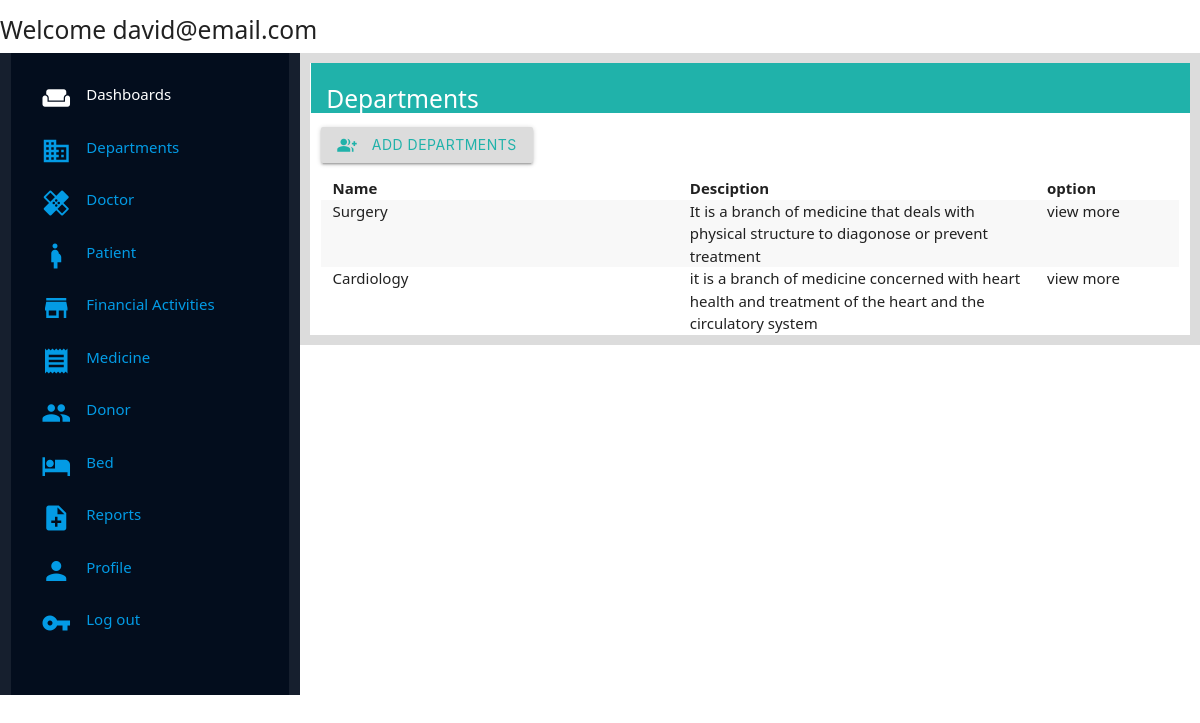
Page /management/departments/ (signed in) on the committed database.
### management/models.py (models this page shows, shortened)
class Department(models.Model):
    Department_name = models.CharField(max_length=250, unique=True, blank=True, null=True)
    Department_details = models.TextField(max_length=1000, null=True, blank=True)

### management/views.py (the view)
# urls.py: path('departments/',views.departments_page, name="departments_page"),
@login_required(login_url=welcome_page)
def departments_page(request):
    departments = Department.objects.all()
    context ={
        'departments':departments
    }
    return render(request,'management/Pages/departments_page.html',context)

### management/templates/management/Pages/departments_page.html
{% extends 'management/index.html' %}
{% load static %}
{% block content %}
<div class="wrapper">
    <div class="title-holder">
        <h5 class="title">Departments</h5>
    </div>
    <div class="body-wrapper">
        <button class="btn add-btn"><i class="small material-icons left">group_add</i> Add Departments</button>
    </div>
    <div class="display-list">
        <table class="striped">
        <thead>
          <tr class="row">
              <th class="col l5">Name</th>
              <th class="col l5">Desciption</th>
              <th class="col l2">option</th>
          </tr>
        </thead>
        <tbody>
          {% for deparment in departments %}
          <tr class="row">
            <td class="col l5">{{deparment.Department_name}}</td>
            <td class="col l5">{{deparment.Department_details}}</td>
            <td class="col l2">view more</td>
          </tr>
          {% endfor %}
        </tbody>
      </table>
    </div>
</div>
{% endblock content %}

### management/templates/management/Components/navbar_components.html
{% block content %}
<div class="navbar">
    <h5 class="navbar-text"> Welcome {{request.user.email}} </h5>
</div>
{% endblock %}

### management/static/management/css/style.css (style rules this page uses)
* { margin: 0; padding: 0; font-family:'Segoe UI', Tahoma, Geneva, Verdana, sans-serif; }
.title-holder { background-color: lightseagreen; height: 50px; color: white; margin-left: -10px; margin-right: -11px; padding-bottom: 10px; padding-top: 5px; padding-left: 1em; }
.add-btn { margin-top: 1em; margin-bottom: 1em; background-color: gainsboro; color: lightseagreen; }

### rows in the picture
Department: Department_name "Surgery", Department_details "It is a branch of medicine that deals with physical structure to diagonose or prevent treatment"
Department: Department_name "Cardiology", Department_details "it is a branch of medicine concerned with heart health and treatment of the heart and the circulatory system"

### other values in the picture
{{ request.user.email }} "david@email.com"
